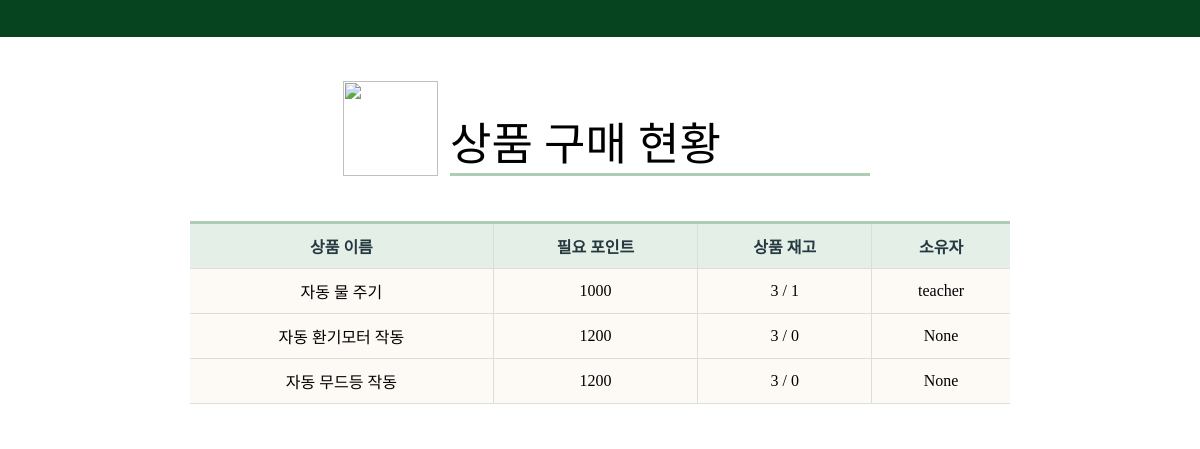
Page /check-purchase on the earlier database version.
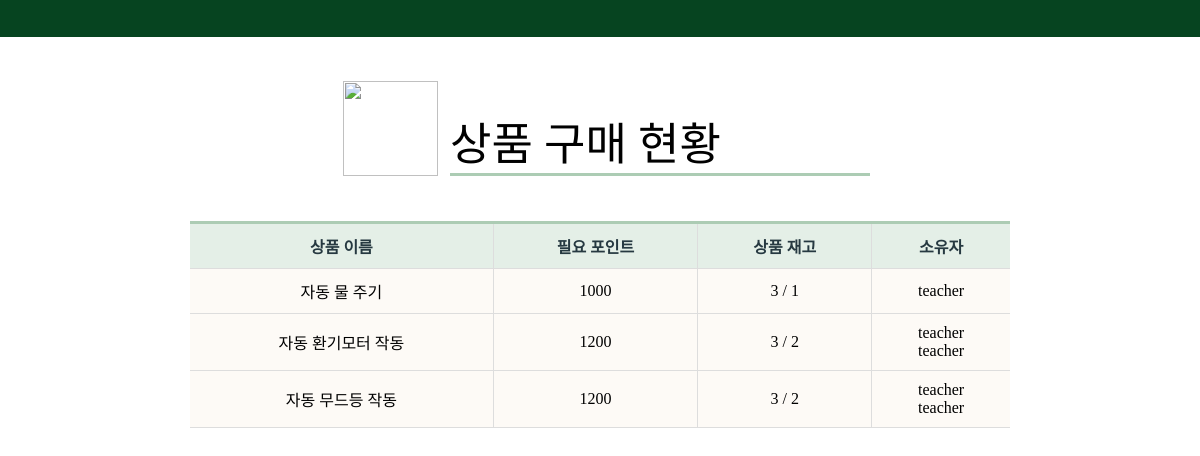
Same page on the later database version.
### administrator/models.py (models this page shows, shortened)
class Item(models.Model):
    student = models.ForeignKey(Student, on_delete=models.CASCADE, null=True) #상품 소유자, 구매자
    name = models.CharField(max_length=20, null=False) #상품이름
    real_name =  models.CharField(max_length=20, null=False)
    price = models.IntegerField( null=False ) #필요포인트

class Student(models.Model):
    name = models.CharField(max_length=20, null=False)
    point =  models.IntegerField( null=True, blank=True)
    point_used = models.IntegerField(default=0, blank=True, null=True)

### administrator/views.py (the view)
# urls.py: path('check-purchase', views.CheckPurchaseView.as_view(), name='check_purchase'),
class CheckPurchaseView(ListView):
    template_name = 'administrator/purchase/check_view.html'
    model = Item
    def get(self, request, *args, **kwargs):
        self.object_list = self.get_queryset()
        context = self.get_context_data()
        for item in ['item1','item2','item3']:
            if Item.objects.filter(name = item):
                context[item] = Item.objects.filter(name= item)
                context['{}_price'.format(item)] = context[item][0].price
                context['{}_count'.format(item)] = context[item].filter(student__name ='teacher').count()
                print( context['{}_count'.format(item)])
            else:
                context[item] = Item.objects.filter(name='{}_save'.format(item))
                context['{}_price'.format(item)] = context[item][0].price
                context['{}_count'.format(item)] = 0
        return self.render_to_response(context)

### administrator/templates/administrator/purchase/check_view.html (shortened to what this page needs)
{% extends 'administrator/observation/student.html' %}
{% load static %}
{% block title %}
    <link rel="stylesheet" href="{% static 'All.css' %}" />
{% endblock title %}
{% block subject %}
    <h1>상품 구매 현황</h1>
{% endblock subject %}
{% block top %}
    <img id="topImg" src="{%static 'purchase/basket.png' %}"/>
{% endblock top %}
{% block table %}
    <th>상품 이름</th>
    <th>필요 포인트</th>
    <th>상품 재고</th>
    <th>소유자</th>
{% endblock table %}
{% block data %}
<tr>
    <td>자동 물 주기</td>
    <td>{{item1_price}}</td>
    <td>3 / {{item1_count}}</td>
    <td>
        {% for object in item1 %}
        {% if not item1_count %}
            <li>None</li>
        {% else %}
            <li>{{ object.student.name }}</li>
        {% endif %}
        {% endfor %}
    </td>
</tr>
<tr>
    <td>자동 환기모터 작동</td>
    <td>{{item2_price}}</td>
    <td>3 / {{item2_count}}</td>
    <td>
        {% for object in item2 %}
        {% if not item2_count %}
        <li>None</li>
        {% else %}
            <li>{{ object.student.name }}</li>
        {% endif %}
        {% endfor %}
    </td>
</tr>
<tr>
    <td>자동 무드등 작동</td>
    <td>{{item3_price}}</td>
    <td>3 / {{item3_count}}</td>
    <td>
        {% for object in item3 %}
        {% if not item2_count %}
        <li>None</li>
        {% else %}
            <li>{{ object.student.name }}</li>
        {% endif %}
        {% endfor %}
    </td>
</tr>
{% endblock data %}

Differences in the rows shown:
no longer on this page (row unchanged): Item: shows "None"
no longer on this page (row unchanged): Item: shows "None"
added Item: student.name "teacher"
added Item: student.name "teacher"
added Item: student.name "teacher"
added Item: student.name "teacher"
Other differences:
{{ item2_count }}: "0" → "2"
{{ item3_count }}: "0" → "2"
